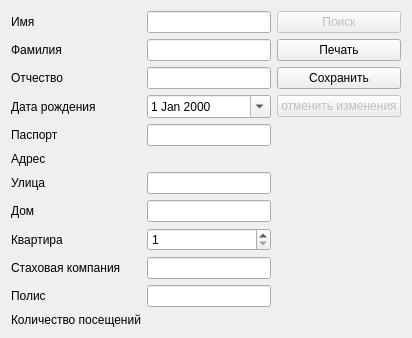
<?xml version="1.0" encoding="UTF-8"?>
<ui version="4.0">
 <class>main</class>
 <widget class="QWidget" name="main">
  <property name="geometry">
   <rect>
    <x>0</x>
    <y>0</y>
    <width>412</width>
    <height>338</height>
   </rect>
  </property>
  <property name="windowTitle">
   <string>Главная форма</string>
  </property>
  <layout class="QGridLayout" name="gridLayout">
   <property name="rightMargin">
    <number>11</number>
   </property>
   <item row="15" column="0">
    <widget class="QLabel" name="label_8">
     <property name="text">
      <string>Улица</string>
     </property>
    </widget>
   </item>
   <item row="16" column="0">
    <widget class="QLabel" name="label_9">
     <property name="text">
      <string>Дом</string>
     </property>
    </widget>
   </item>
   <item row="17" column="0">
    <widget class="QLabel" name="label_10">
     <property name="text">
      <string>Квартира</string>
     </property>
    </widget>
   </item>
   <item row="17" column="1">
    <widget class="QSpinBox" name="sbRoom">
     <property name="layoutDirection">
      <enum>Qt::LeftToRight</enum>
     </property>
     <property name="minimum">
      <number>1</number>
     </property>
     <property name="maximum">
      <number>1000</number>
     </property>
     <property name="NumValue" stdset="0">
      <string>myinc:///SQL/SELECT/getRoom#1</string>
     </property>
    </widget>
   </item>
   <item row="20" column="0">
    <widget class="QLabel" name="label_4">
     <property name="text">
      <string>Количество посещений</string>
     </property>
    </widget>
   </item>
   <item row="20" column="1">
    <widget class="QLabel" name="lCount">
     <property name="text">
      <string/>
     </property>
     <property name="TextValue" stdset="0">
      <string>myinc:///SQL/SELECT/getCount#1</string>
     </property>
    </widget>
   </item>
   <item row="0" column="1">
    <widget class="QLineEdit" name="leName0">
     <property name="TextValue" stdset="0">
      <string>myinc:///SQL/SELECT/getName0#1</string>
     </property>
    </widget>
   </item>
   <item row="2" column="0">
    <widget class="QLabel" name="label_3">
     <property name="text">
      <string>Фамилия</string>
     </property>
    </widget>
   </item>
   <item row="2" column="1">
    <widget class="QLineEdit" name="leName1">
     <property name="TextValue" stdset="0">
      <string>myinc:///SQL/SELECT/getName1#1</string>
     </property>
    </widget>
   </item>
   <item row="3" column="0">
    <widget class="QLabel" name="label_5">
     <property name="text">
      <string>Oтчество</string>
     </property>
    </widget>
   </item>
   <item row="3" column="1">
    <widget class="QLineEdit" name="leName2">
     <property name="TextValue" stdset="0">
      <string>myinc:///SQL/SELECT/getName2#1</string>
     </property>
    </widget>
   </item>
   <item row="0" column="2">
    <widget class="QPushButton" name="btnSearch">
     <property name="enabled">
      <bool>false</bool>
     </property>
     <property name="text">
      <string>Поиск</string>
     </property>
    </widget>
   </item>
   <item row="2" column="2">
    <widget class="QPushButton" name="btnPrint">
     <property name="text">
      <string>Печать</string>
     </property>
    </widget>
   </item>
   <item row="3" column="2">
    <widget class="QPushButton" name="btnSave">
     <property name="text">
      <string>Сохранить</string>
     </property>
    </widget>
   </item>
   <item row="9" column="2">
    <widget class="QPushButton" name="btnCancel">
     <property name="enabled">
      <bool>false</bool>
     </property>
     <property name="text">
      <string>отменить изменения</string>
     </property>
    </widget>
   </item>
   <item row="9" column="0">
    <widget class="QLabel" name="label_2">
     <property name="text">
      <string>Дата рождения</string>
     </property>
    </widget>
   </item>
   <item row="9" column="1">
    <widget class="QDateEdit" name="deDr">
     <property name="maximumDate">
      <date>
       <year>2011</year>
       <month>6</month>
       <day>30</day>
      </date>
     </property>
     <property name="minimumDate">
      <date>
       <year>1910</year>
       <month>9</month>
       <day>14</day>
      </date>
     </property>
     <property name="calendarPopup">
      <bool>true</bool>
     </property>
     <property name="DateValue" stdset="0">
      <string>myinc:///SQL/SELECT/getDR#1</string>
     </property>
    </widget>
   </item>
   <item row="10" column="0">
    <widget class="QLabel" name="label_7">
     <property name="text">
      <string>Паспорт</string>
     </property>
    </widget>
   </item>
   <item row="10" column="1">
    <widget class="QLineEdit" name="lePasport">
     <property name="TextValue" stdset="0">
      <string>myinc:///SQL/SELECT/getPasport#1</string>
     </property>
    </widget>
   </item>
   <item row="14" column="0" colspan="2">
    <widget class="QLabel" name="label_6">
     <property name="text">
      <string>Адрес</string>
     </property>
    </widget>
   </item>
   <item row="16" column="1">
    <widget class="QLineEdit" name="leHouse">
     <property name="TextValue" stdset="0">
      <string>myinc:///SQL/SELECT/getHouse#1</string>
     </property>
    </widget>
   </item>
   <item row="18" column="0">
    <widget class="QLabel" name="label_11">
     <property name="text">
      <string>Стаховая компания</string>
     </property>
    </widget>
   </item>
   <item row="15" column="1">
    <widget class="QLineEdit" name="leStreet">
     <property name="TextValue" stdset="0">
      <string>myinc:///SQL/SELECT/getStreet#1</string>
     </property>
    </widget>
   </item>
   <item row="18" column="1">
    <widget class="QLineEdit" name="lineEdit_2">
     <property name="TextValue" stdset="0">
      <string>myinc:///SQL/SELECT/getSmo#1</string>
     </property>
    </widget>
   </item>
   <item row="19" column="1">
    <widget class="QLineEdit" name="lePolis">
     <property name="TextValue" stdset="0">
      <string>myinc:///SQL/SELECT/getPolis#1</string>
     </property>
    </widget>
   </item>
   <item row="19" column="0">
    <widget class="QLabel" name="label_12">
     <property name="text">
      <string>Полис</string>
     </property>
    </widget>
   </item>
   <item row="0" column="0">
    <widget class="QLabel" name="label">
     <property name="text">
      <string>Имя</string>
     </property>
    </widget>
   </item>
  </layout>
 </widget>
 <resources/>
 <connections/>
</ui>
